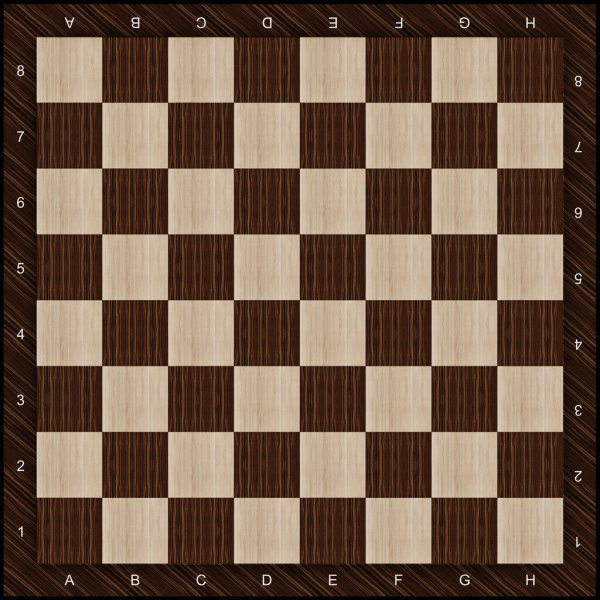
#> input picture 07 Deteccion de esquinas/img/image.jpg, 600 x 600 px
$ python index.py
#> lines starting #> are read from the running program, lines starting #| are printed output that depends on the picture; after the words box and inside, x2 and y2 are one past the last pixel; in counts of white or black regions, pixels touching at a corner belong together
# -*- coding: utf-8 -*-
"""
Created on Thu Jul  9 20:53:58 2020

@author: pcardona
matplotlib: https://matplotlib.org/
cv2 : https://opencv.org/
numpy : https://numpy.org

#Muestra la imagen
plt.imshow(img_Color)
img_Color.shape


"""


import matplotlib.image as mpimg
import matplotlib.pyplot as plt
import numpy as np
import cv2

#Lee la imagen
img_Color = mpimg.imread("img/image.jpg")
#> img_Color is the input picture: shape (600, 600, 3); mean R, G, B 110.8, 88.1, 70.9
#plt.imshow(img_Color, cmap='gray')

#Transforma la imagen a escala de grises
img_Gris = cv2.cvtColor(img_Color,  cv2.COLOR_BGR2GRAY)
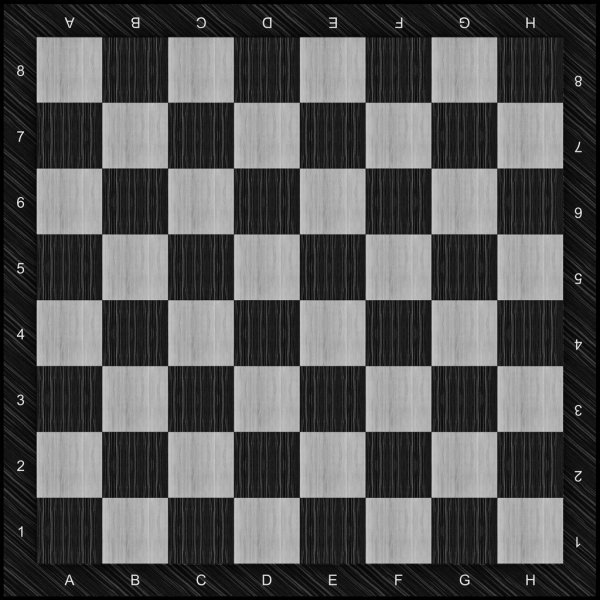
#> img_Gris: shape (600, 600); min 0, max 247, mean 85.5
#plt.imshow(img_Gris, cmap='gray')

#obtiene las esquinas de la imagen
corners = cv2.cornerHarris(img_Gris, 5,3, 0.1)
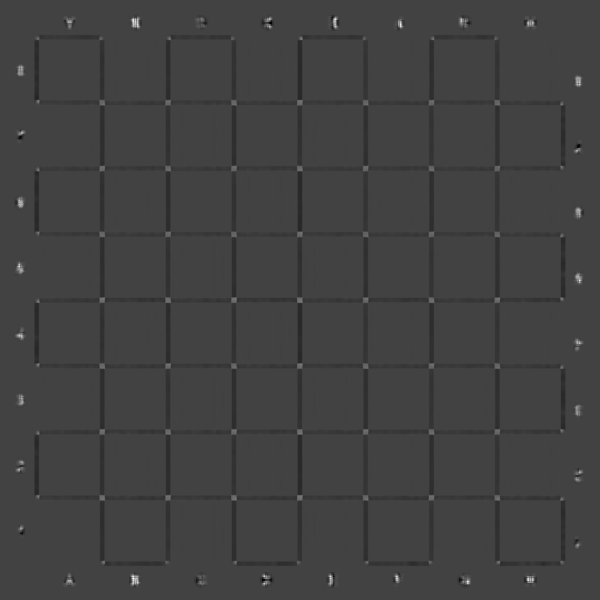
#> corners: shape (600, 600) float32; min -0.0063, max 0.018, mean -8.64e-05; drawn with min black and max white
corners_dilate = cv2.dilate(corners, np.ones((8,8), np.uint8), iterations =1)
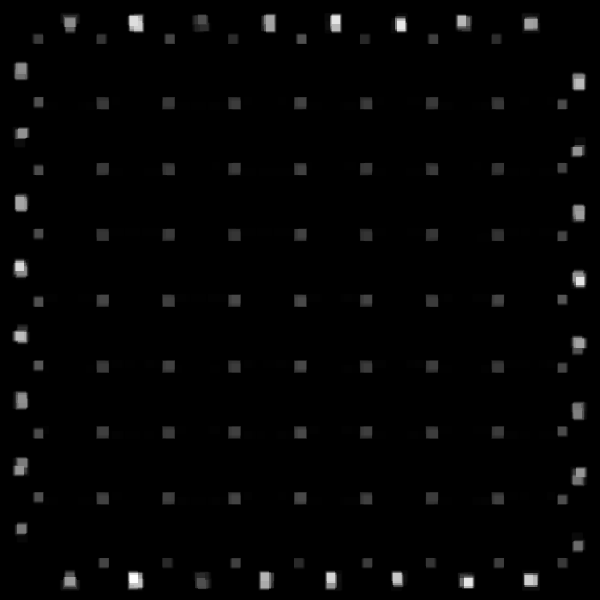
#> corners_dilate: shape (600, 600) float32; min -1.03e-05, max 0.018, mean 0.000302; drawn with min black and max white
#plt.imshow(corners_dilate, cmap='gray')

#Copia la imagen de color ya que no la variable img_Color es solo para lectura
img_copy = img_Color.copy()
#Colorea de verde las esquinas detectadas 0,255,0, B,G,R para open cv
img_copy[corners_dilate > 0.01 * corners_dilate.max()] = [0,255,0];
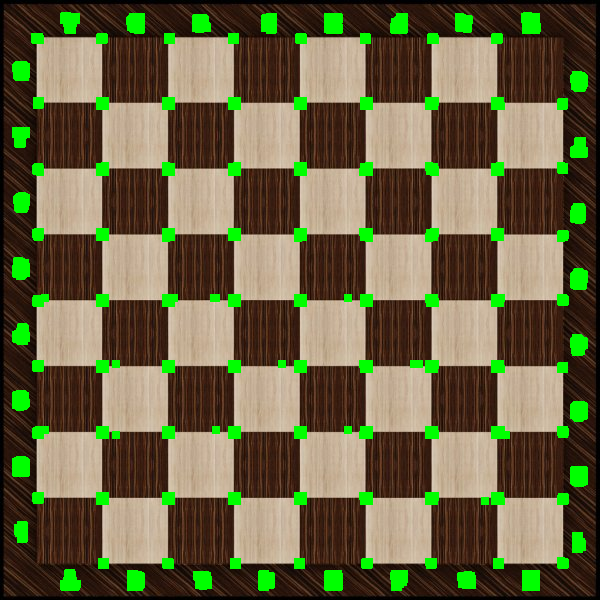
#> img_copy: shape (600, 600, 3); 6.71% of pixels changed, all inside (x1, y1, x2, y2) = (12, 12, 588, 591)
plt.imshow(img_copy, cmap='gray')
